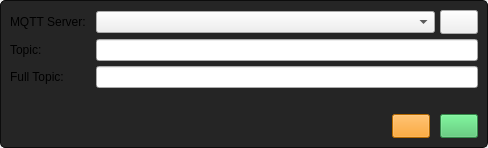
<?xml version="1.0" encoding="UTF-8"?>
<ui version="4.0">
 <class>DeviceMQTTServersWidget</class>
 <widget class="QWidget" name="DeviceMQTTServersWidget">
  <property name="geometry">
   <rect>
    <x>0</x>
    <y>0</y>
    <width>488</width>
    <height>148</height>
   </rect>
  </property>
  <property name="windowTitle">
   <string>Form</string>
  </property>
  <property name="styleSheet">
   <string notr="true">#centralWidget {
	background-color: #252525;
	border: 1px Solid #0C0C0C;
	border-radius: 5px;
}

#editButton {
	image: url(:/16/assets/16_edit.svg);
padding: 4px 2px;
}

#revertButton {
	background-color: #FF9400;
	image: url(:/16/assets/16_revert.svg);
	padding: 4px 2px;
}

#saveButton {
	background-color: #47c266;
	image: url(:/16/assets/16_tick.svg);
	padding: 4px 2px;
}</string>
  </property>
  <layout class="QVBoxLayout" name="verticalLayout">
   <property name="spacing">
    <number>0</number>
   </property>
   <property name="leftMargin">
    <number>0</number>
   </property>
   <property name="topMargin">
    <number>0</number>
   </property>
   <property name="rightMargin">
    <number>0</number>
   </property>
   <property name="bottomMargin">
    <number>0</number>
   </property>
   <item>
    <widget class="QWidget" name="centralWidget" native="true">
     <layout class="QVBoxLayout" name="verticalLayout_2">
      <property name="spacing">
       <number>10</number>
      </property>
      <property name="leftMargin">
       <number>10</number>
      </property>
      <property name="topMargin">
       <number>10</number>
      </property>
      <property name="rightMargin">
       <number>10</number>
      </property>
      <property name="bottomMargin">
       <number>10</number>
      </property>
      <item>
       <layout class="QFormLayout" name="formLayout_2">
        <property name="fieldGrowthPolicy">
         <enum>QFormLayout::ExpandingFieldsGrow</enum>
        </property>
        <property name="horizontalSpacing">
         <number>10</number>
        </property>
        <property name="verticalSpacing">
         <number>5</number>
        </property>
        <item row="1" column="0">
         <widget class="QLabel" name="label_2">
          <property name="text">
           <string>Topic:</string>
          </property>
         </widget>
        </item>
        <item row="1" column="1">
         <widget class="QLineEdit" name="topic"/>
        </item>
        <item row="2" column="0">
         <widget class="QLabel" name="label_3">
          <property name="text">
           <string>Full Topic:</string>
          </property>
         </widget>
        </item>
        <item row="2" column="1">
         <widget class="QLineEdit" name="fullTopic"/>
        </item>
        <item row="0" column="0">
         <widget class="QLabel" name="label">
          <property name="text">
           <string>MQTT Server:</string>
          </property>
         </widget>
        </item>
        <item row="0" column="1">
         <layout class="QHBoxLayout" name="horizontalLayout">
          <property name="spacing">
           <number>5</number>
          </property>
          <property name="topMargin">
           <number>0</number>
          </property>
          <item>
           <widget class="QComboBox" name="comboBox">
            <property name="sizePolicy">
             <sizepolicy hsizetype="Expanding" vsizetype="Fixed">
              <horstretch>0</horstretch>
              <verstretch>0</verstretch>
             </sizepolicy>
            </property>
           </widget>
          </item>
          <item>
           <widget class="QPushButton" name="editButton">
            <property name="text">
             <string/>
            </property>
           </widget>
          </item>
         </layout>
        </item>
       </layout>
      </item>
      <item>
       <layout class="QHBoxLayout" name="horizontalLayout_2">
        <property name="spacing">
         <number>10</number>
        </property>
        <property name="topMargin">
         <number>0</number>
        </property>
        <item>
         <spacer name="horizontalSpacer">
          <property name="orientation">
           <enum>Qt::Horizontal</enum>
          </property>
          <property name="sizeHint" stdset="0">
           <size>
            <width>40</width>
            <height>0</height>
           </size>
          </property>
         </spacer>
        </item>
        <item>
         <widget class="QPushButton" name="revertButton">
          <property name="text">
           <string/>
          </property>
         </widget>
        </item>
        <item>
         <widget class="QPushButton" name="saveButton">
          <property name="text">
           <string/>
          </property>
         </widget>
        </item>
       </layout>
      </item>
     </layout>
    </widget>
   </item>
  </layout>
 </widget>
 <resources/>
 <connections/>
</ui>
